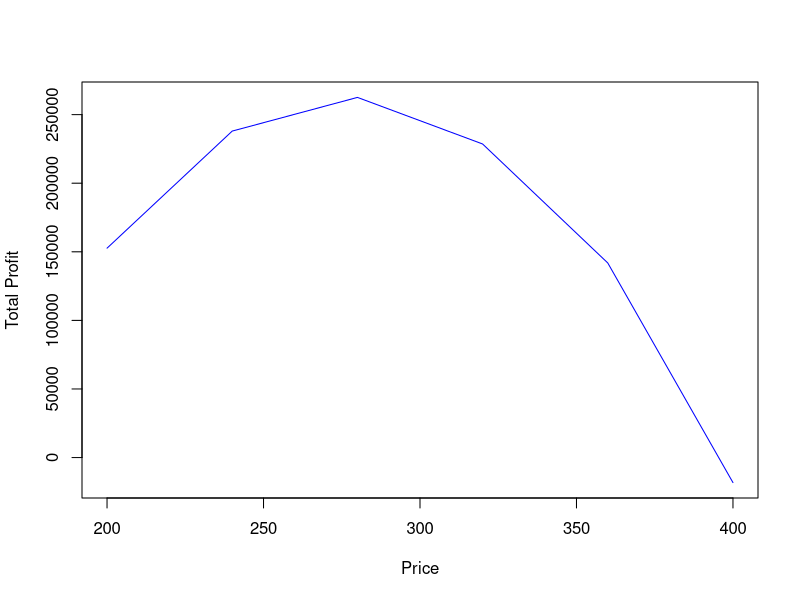

Write R code to recreate this figure.
rm(list = ls())
gc()

# S = Maximum Inventory
# s = Ordering threshold
# x = Inventory
# y = Order size
# C = Ordering cost (C = 150*y + 500)
# H = Holding Cost (H = 0.5*x per day)
# R = Revenue (200 per item)
# L = Length of time until order is delivered (3 days)
# D = Demand
# z = Items ordered but not received
# inc = Price Increment

S = 100
s = 50
inc = 40
TotalProfit <- NA
Price <- NA

for (i in 1:6) {
  Price[i] = 200 + (i-1)*inc
  x <- NA
  y <- NA
  D <- NA
  x[1] = 100
  C <- NA
  R <- NA
  H <- NA
  P <- NA
  z = 0
  
  for (t in 1:365) {
    if (t>=4) {
      if(y[t-3]>0){
        x[t] = x[t] + y[t-3]
        C[t] = 150*y[t-3]+500
        z = 0
      }
      else {
        C[t] = 0
      }
    }
    else {
      C[t] = 0
    }
    
    if (x[t] < s && z==0) {
      y[t] = S - x[t]
      z = y[t]
    }
    else {
      y[t] = 0
    }
    D[t] = rpois(1,(10 - 2*(i-1)))
    if(x[t]>=D[t]) {
      x[t+1] = x[t] - D[t]
      R[t] = Price[i] * D[t]
    }
    else {
      x[t+1] = 0
      R[t] = Price[i] * x[t]
    }
    H[t] = 0.5 * x[t+1]
    P[t] = R[t] - C[t] - H[t]
  }
  TotalProfit[i] = sum(P)
  
}
#Results <- t(rbind(s,x,y,D,R,C,H,P))
Results <- t(rbind(Price,TotalProfit))
colnames(Results) <- c("Price", "Total Profit")
plot(Price,TotalProfit, type = "l", xlab = "Price", ylab = "Total Profit", col = "blue")
